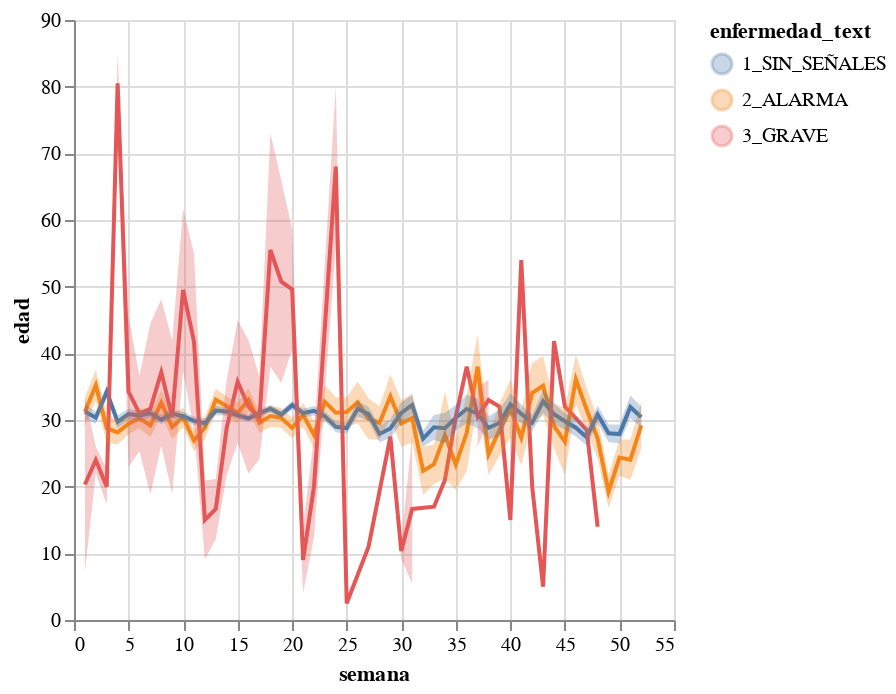

Notebook code for this chart:
### Markdown cell above
Examinamos la intensidad de los casos de dengue en las semanas del 2016

### Code cell
grafico_intensidad = alt.Chart(dengue)
enc_dengue = grafico_intensidad.encode(
    x="semana:Q",
    y="mean(edad):Q",
    color="enfermedad_text:N",
)
enc_dengue.mark_line() + enc_dengue.mark_errorband()

### Figure 1 — Vega specification as saved in the notebook (floating-point values rounded to 4 significant figures; data arrays with more than 128 entries replaced by an {"elided": "..."} marker saying what was removed)
{"$schema": "https://vega.github.io/schema/vega/v5.json", "data": [{"name": "source_0", "values": {"elided": "25160 records"}}, {"name": "data_0", "values": {"elided": "147 records"}}, {"name": "data_1", "source": "source_0", "transform": [{"type": "aggregate", "groupby": ["enfermedad_text", "semana"], "fields": ["edad", "edad"], "ops": ["stderr", "mean"], "as": ["extent_edad", "center_edad"]}, {"type": "formula", "expr": "datum[\"center_edad\"] + datum[\"extent_edad\"]", "as": "upper_edad"}, {"type": "formula", "expr": "datum[\"center_edad\"] - datum[\"extent_edad\"]", "as": "lower_edad"}]}, {"name": "data_0_color_domain_enfermedad_text_0", "values": [{"enfermedad_text": "2_ALARMA"}, {"enfermedad_text": "1_SIN_SEÑALES"}, {"enfermedad_text": "3_GRAVE"}]}, {"name": "data_1_color_domain_enfermedad_text_1", "source": "data_1", "transform": [{"type": "aggregate", "groupby": ["enfermedad_text"], "fields": [], "ops": [], "as": []}, {"type": "formula", "expr": "datum['enfermedad_text']", "as": "sort_field"}, {"type": "project", "fields": ["enfermedad_text"]}]}], "marks": [{"type": "group", "name": "layer_0_pathgroup", "from": {"facet": {"data": "data_0", "name": "faceted_path_layer_0_main", "groupby": ["enfermedad_text"]}}, "encode": {"update": {"width": {"field": {"signal": null, "datum": null, "group": "width", "parent": null}}, "height": {"field": {"signal": null, "datum": null, "group": "height", "parent": null}}}}, "marks": [{"type": "line", "name": "layer_0_marks", "from": {"data": "faceted_path_layer_0_main"}, "sort": {"field": "x"}, "encode": {"update": {"y": {"field": "mean_edad", "scale": "y"}, "stroke": {"field": "enfermedad_text", "scale": "color"}, "defined": {"signal": "isValid(datum[\"semana\"]) && isFinite(+datum[\"semana\"]) && isValid(datum[\"mean_edad\"]) && isFinite(+datum[\"mean_edad\"])"}, "x": {"field": "semana", "scale": "x"}}}, "style": ["line"]}]}, {"type": "group", "name": "layer_1_layer_0_pathgroup", "from": {"facet": {"data": "data_1", "name": "faceted_path_layer_1_layer_0_main", "groupby": ["enfermedad_text"]}}, "encode": {"update": {"width": {"field": {"signal": null, "datum": null, "group": "width", "parent": null}}, "height": {"field": {"signal": null, "datum": null, "group": "height", "parent": null}}}}, "marks": [{"type": "area", "name": "layer_1_layer_0_marks", "from": {"data": "faceted_path_layer_1_layer_0_main"}, "sort": {"field": "x"}, "encode": {"update": {"defined": {"signal": "isValid(datum[\"semana\"]) && isFinite(+datum[\"semana\"]) && isValid(datum[\"lower_edad\"]) && isFinite(+datum[\"lower_edad\"])"}, "orient": {"value": "vertical"}, "opacity": {"value": 0.3}, "tooltip": {"signal": "{\"Mean of edad\": format(datum[\"center_edad\"], \"\"), \"Mean + stderr of edad\": format(datum[\"upper_edad\"], \"\"), \"Mean - stderr of edad\": format(datum[\"lower_edad\"], \"\"), \"enfermedad_text\": isValid(datum[\"enfermedad_text\"]) ? datum[\"enfermedad_text\"] : \"\"+datum[\"enfermedad_text\"], \"semana\": format(datum[\"semana\"], \"\")}"}, "y": {"field": "lower_edad", "scale": "y"}, "x": {"field": "semana", "scale": "x"}, "fill": {"field": "enfermedad_text", "scale": "color"}, "y2": {"field": "upper_edad", "scale": "y"}}}, "style": ["area", "errorband-band"]}]}], "scales": [{"name": "x", "type": "linear", "domain": {"fields": [{"data": "data_0", "field": "semana"}, {"data": "data_1", "field": "semana"}]}, "range": [0, {"signal": "width"}], "nice": true, "zero": false}, {"name": "y", "type": "linear", "domain": {"fields": [{"data": "data_0", "field": "mean_edad"}, {"data": "data_1", "field": "lower_edad"}, {"data": "data_1", "field": "upper_edad"}]}, "range": [{"signal": "height"}, 0], "zero": true, "nice": true}, {"name": "color", "type": "ordinal", "domain": {"fields": [{"data": "data_0_color_domain_enfermedad_text_0", "field": "enfermedad_text"}, {"data": "data_1_color_domain_enfermedad_text_1", "field": "enfermedad_text"}], "sort": true}, "range": "category"}], "axes": [{"scale": "x", "tickCount": {"signal": "ceil(width/40)"}, "aria": false, "orient": "bottom", "domain": false, "minExtent": 0, "ticks": false, "grid": true, "maxExtent": 0, "gridScale": "y", "labels": false, "zindex": 0}, {"scale": "y", "labels": false, "grid": true, "maxExtent": 0, "orient": "left", "gridScale": "x", "domain": false, "aria": false, "minExtent": 0, "ticks": false, "zindex": 0, "tickCount": {"signal": "ceil(height/40)"}}, {"scale": "x", "orient": "bottom", "tickCount": {"signal": "ceil(width/40)"}, "zindex": 0, "title": "semana", "grid": false, "labelFlush": true, "labelOverlap": true}, {"scale": "y", "zindex": 0, "labelOverlap": true, "grid": false, "tickCount": {"signal": "ceil(height/40)"}, "title": "edad", "orient": "left"}], "style": "cell", "height": 300, "width": 300, "padding": 5, "background": "white", "legends": [{"stroke": "color", "symbolType": "circle", "title": "enfermedad_text", "fill": "color", "encode": {"symbols": {"update": {"opacity": {"value": 0.3}}}}}]}
